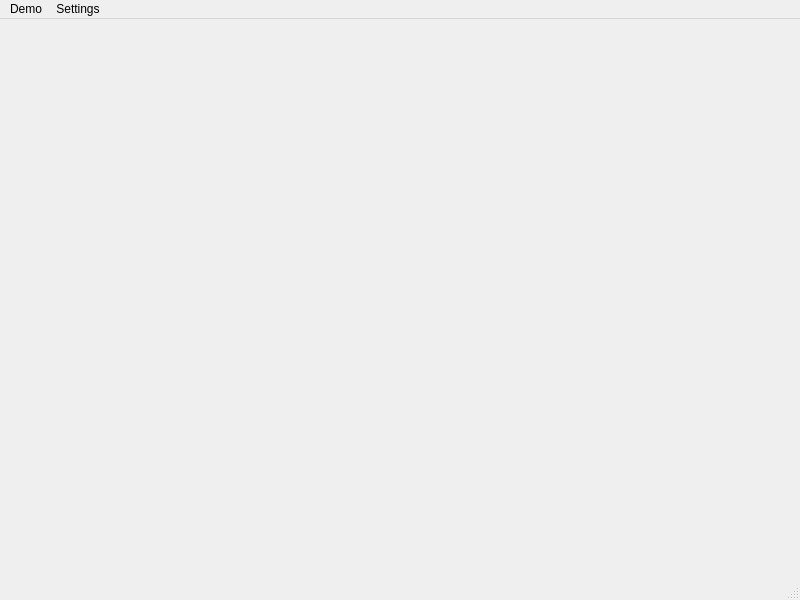
<?xml version="1.0" encoding="UTF-8"?>
<ui version="4.0">
 <class>MainWindow</class>
 <widget class="QMainWindow" name="MainWindow">
  <property name="geometry">
   <rect>
    <x>0</x>
    <y>0</y>
    <width>800</width>
    <height>600</height>
   </rect>
  </property>
  <widget class="QWidget" name="centralwidget"/>
  <widget class="QMenuBar" name="mnbMain">
   <property name="geometry">
    <rect>
     <x>0</x>
     <y>0</y>
     <width>800</width>
     <height>21</height>
    </rect>
   </property>
   <widget class="QMenu" name="mnuDemo">
    <property name="title">
     <string>Demo</string>
    </property>
    <addaction name="actPlayEncounters"/>
    <addaction name="separator"/>
    <addaction name="actExit"/>
   </widget>
   <widget class="QMenu" name="mnuSettings">
    <property name="title">
     <string>Settings</string>
    </property>
    <widget class="QMenu" name="mnuSearchSettings">
     <property name="title">
      <string>Search settings</string>
     </property>
     <addaction name="actEncountersSettings"/>
     <addaction name="actPeopleNearbySettings"/>
    </widget>
    <addaction name="actLogin"/>
    <addaction name="actLogout"/>
    <addaction name="separator"/>
    <addaction name="mnuSearchSettings"/>
   </widget>
   <addaction name="mnuDemo"/>
   <addaction name="mnuSettings"/>
  </widget>
  <widget class="QStatusBar" name="stbMain"/>
  <action name="actLogin">
   <property name="text">
    <string>Login</string>
   </property>
  </action>
  <action name="actLogout">
   <property name="text">
    <string>Logout</string>
   </property>
  </action>
  <action name="actEncountersSettings">
   <property name="text">
    <string>Encounters</string>
   </property>
  </action>
  <action name="actPeopleNearbySettings">
   <property name="text">
    <string>People nearby</string>
   </property>
  </action>
  <action name="actPlayEncounters">
   <property name="text">
    <string>Play encounters</string>
   </property>
  </action>
  <action name="actExit">
   <property name="text">
    <string>Exit</string>
   </property>
  </action>
 </widget>
 <resources/>
 <connections/>
</ui>
